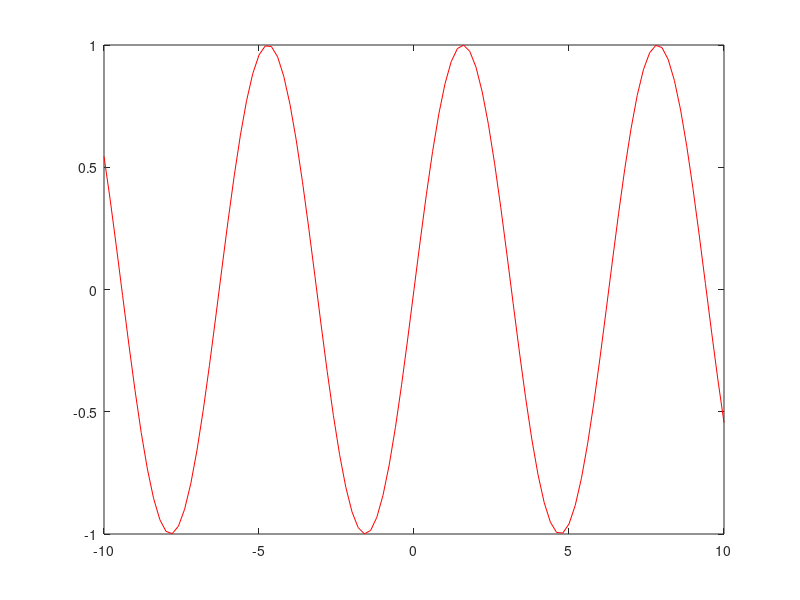
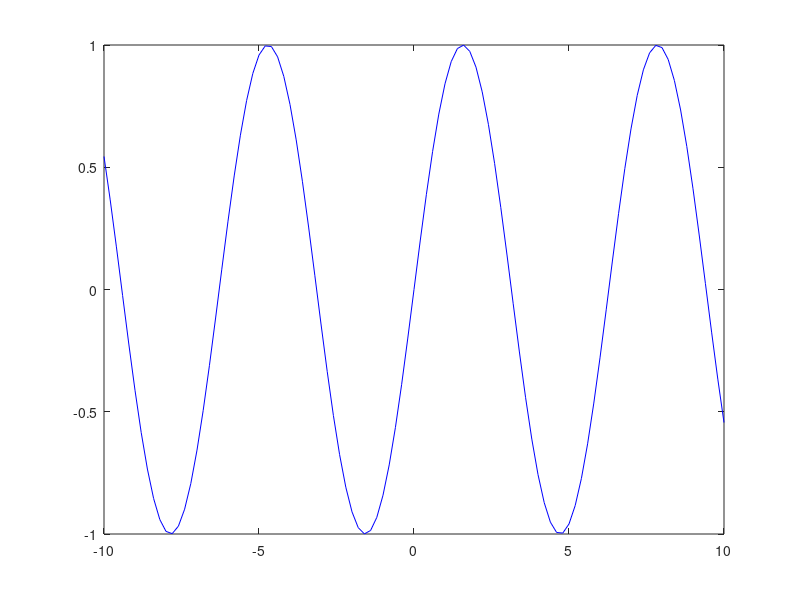
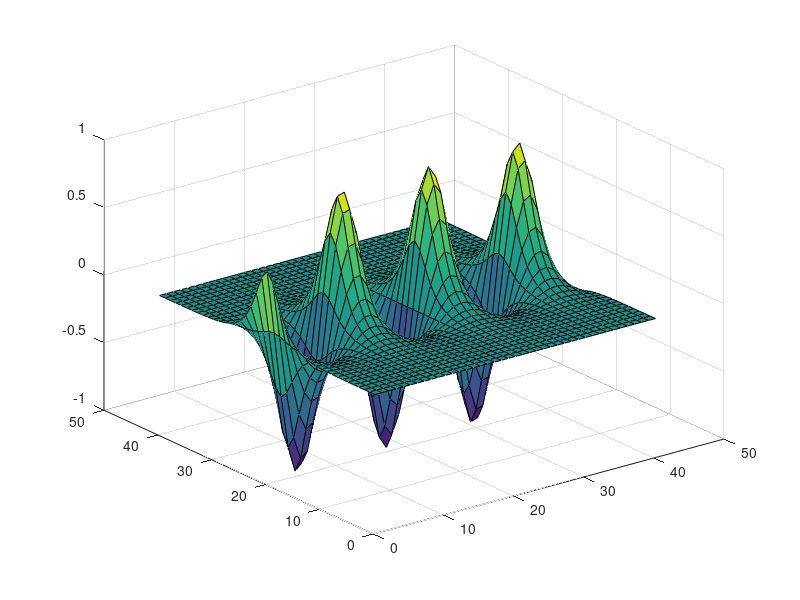
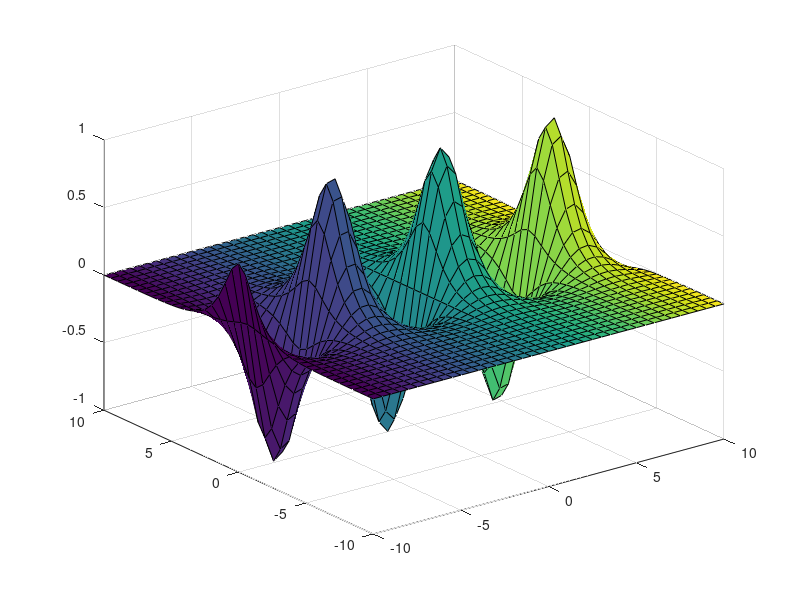

These figures' MATLAB source, in order:
x = linspace(-10, 10, 101);
y = sin(x);

% Plot a sine function as a red line using shortcut
plot(x, y, '-r');

% Plot a sine function as a blue line "explicitly"
% Add additional attribute pairs after the 
% values being plotted to set properties of the plot
figure;
plot(x, y, 'color', 'blue');

% Plot a 3D surface plot
% Create 2 41x41 element arrays
[x, y] = meshgrid(-10:0.5:10, -10:0.5:10);
z = sin(x)./cosh(y);
figure;
surf(z)

% Now cusomtize the 3D plot to specify the color
figure;
surf(x, y, z, x);

% Use the symbolic toolbox to plot a function
% without predefining data
figure;
ezplot('x/gamma(x)')
